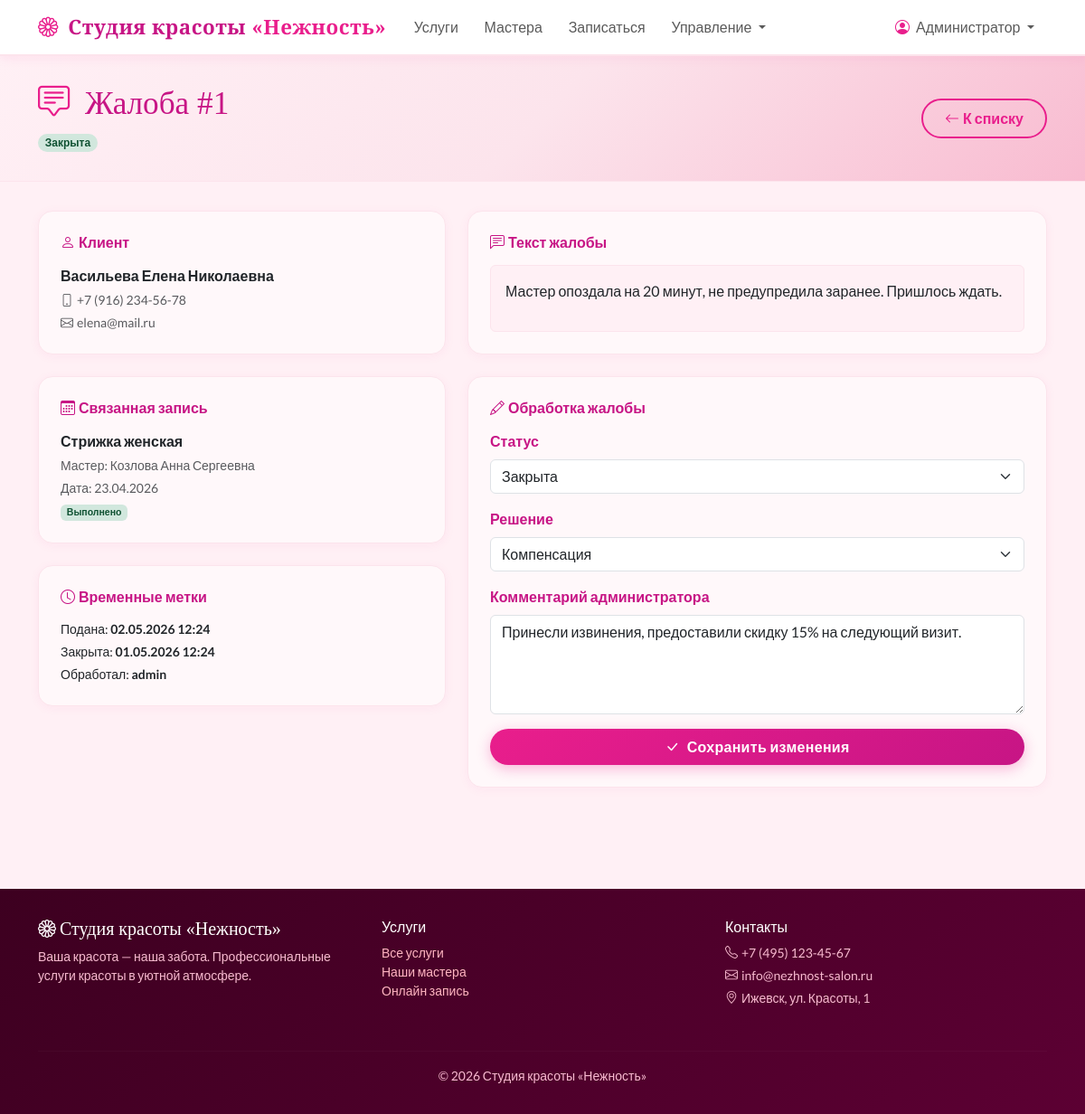
Screenshot of /complaints/admin/1/ (signed in) with the database file from the repository.
### apps/complaints/models.py (models this page shows, shortened)
class Complaint(models.Model):
    STATUS_NEW = 'new'
    STATUS_IN_PROGRESS = 'in_progress'
    STATUS_CLOSED = 'closed'
    STATUS_CHOICES = [
        (STATUS_NEW, 'Новая'),
        (STATUS_IN_PROGRESS, 'В работе'),
        (STATUS_CLOSED, 'Закрыта'),
    ]
    RESOLUTION_REFUSAL = 'refusal'
    RESOLUTION_COMPENSATION = 'compensation'
    RESOLUTION_CHOICES = [
        (RESOLUTION_REFUSAL, 'Отказ'),
        (RESOLUTION_COMPENSATION, 'Компенсация'),
    ]
    client = models.ForeignKey(Client, on_delete=models.CASCADE, related_name='complaints', verbose_name='Клиент')
    booking = models.ForeignKey(Booking, on_delete=models.SET_NULL, null=True, blank=True, related_name='complaints', verbose_name='Запись')
    text = models.TextField('Текст жалобы')
    status = models.CharField('Статус', max_length=20, choices=STATUS_CHOICES, default=STATUS_NEW)
    resolution = models.CharField('Решение', max_length=20, choices=RESOLUTION_CHOICES, null=True, blank=True)
    admin_comment = models.TextField('Комментарий администратора', blank=True)
    created_at = models.DateTimeField('Дата подачи', auto_now_add=True)
    closed_at = models.DateTimeField('Дата закрытия', null=True, blank=True)
    handled_by = models.ForeignKey(User, on_delete=models.SET_NULL, null=True, blank=True, verbose_name='Обработал')
    class Meta:
        verbose_name = 'Жалоба'
        verbose_name_plural = 'Жалобы'
        ordering = ['-created_at']
    @property
    def is_overdue(self):
        if self.status != self.STATUS_CLOSED:
            from datetime import timedelta
            deadline = self.created_at + timedelta(days=1)
            return timezone.now() > deadline
        return False

### apps/clients/models.py (models this page shows, shortened)
class Client(models.Model):
    user = models.OneToOneField(User, on_delete=models.CASCADE, related_name='client_profile', null=True, blank=True)
    full_name = models.CharField('ФИО', max_length=200)
    phone = models.CharField('Телефон', max_length=20, unique=True)
    email = models.EmailField('Email', blank=True, null=True)
    created_at = models.DateTimeField('Дата регистрации', auto_now_add=True)
    notes = models.TextField('Заметки', blank=True)
    class Meta:
        verbose_name = 'Клиент'
        verbose_name_plural = 'Клиенты'
    def visit_count(self):
        return self.bookings.filter(status='completed').count()
    visit_count.short_description = 'Визитов'

### apps/bookings/models.py (models this page shows, shortened)
class Booking(models.Model):
    STATUS_PENDING = 'pending'
    STATUS_CONFIRMED = 'confirmed'
    STATUS_ARRIVED = 'arrived'
    STATUS_COMPLETED = 'completed'
    STATUS_CANCELLED = 'cancelled'
    STATUS_NO_SHOW = 'no_show'
    STATUS_CHOICES = [
        (STATUS_PENDING, 'Ожидает подтверждения'),
        (STATUS_CONFIRMED, 'Подтверждено'),
        (STATUS_ARRIVED, 'Клиент пришёл'),
        (STATUS_COMPLETED, 'Выполнено'),
        (STATUS_CANCELLED, 'Отменено'),
        (STATUS_NO_SHOW, 'Не явился'),
    ]
    client = models.ForeignKey(Client, on_delete=models.SET_NULL, null=True, blank=True, related_name='bookings', verbose_name='Клиент')
    guest_name = models.CharField('Имя гостя', max_length=100, blank=True)
    guest_phone = models.CharField('Телефон гостя', max_length=20, blank=True)
    master = models.ForeignKey(Master, on_delete=models.CASCADE, related_name='bookings', verbose_name='Мастер')
    service = models.ForeignKey(Service, on_delete=models.CASCADE, verbose_name='Услуга')
    date = models.DateField('Дата')
    start_time = models.TimeField('Время начала')
    end_time = models.TimeField('Время окончания')
    status = models.CharField('Статус', max_length=20, choices=STATUS_CHOICES, default=STATUS_PENDING)
    notes = models.TextField('Примечания клиента', blank=True)
    created_at = models.DateTimeField(auto_now_add=True)
    updated_at = models.DateTimeField(auto_now=True)
    class Meta:
        verbose_name = 'Запись'
        verbose_name_plural = 'Записи'
        ordering = ['date', 'start_time']

### apps/masters/models.py (models this page shows, shortened)
class Service(models.Model):
    CATEGORY_MANICURE = 'manicure'
    CATEGORY_HAIR = 'hair'
    CATEGORY_SKIN = 'skin'
    CATEGORY_BROWS = 'brows'
    CATEGORY_MAKEUP = 'makeup'
    CATEGORY_OTHER = 'other'
    CATEGORY_CHOICES = [
        (CATEGORY_MANICURE, 'Маникюр и педикюр'),
        (CATEGORY_HAIR, 'Волосы'),
        (CATEGORY_SKIN, 'Уход за кожей'),
        (CATEGORY_BROWS, 'Брови и ресницы'),
        (CATEGORY_MAKEUP, 'Макияж'),
        (CATEGORY_OTHER, 'Другое'),
    ]
    name = models.CharField('Название услуги', max_length=200)
    category = models.CharField('Категория', max_length=20, choices=CATEGORY_CHOICES, default=CATEGORY_OTHER)
    photo = models.ImageField('Фото услуги', upload_to='services/', blank=True, null=True)
    duration_minutes = models.PositiveIntegerField('Длительность (мин)')
    price = models.DecimalField('Цена', max_digits=10, decimal_places=2)
    description = models.TextField('Описание', blank=True)
    is_active = models.BooleanField('Активна', default=True)
    class Meta:
        verbose_name = 'Услуга'
        verbose_name_plural = 'Услуги'

class Master(models.Model):
    full_name = models.CharField('ФИО', max_length=200)
    specialization = models.CharField('Специализация', max_length=200)
    photo = models.ImageField('Фото', upload_to='masters/', blank=True, null=True)
    services = models.ManyToManyField(Service, through='MasterService', verbose_name='Услуги')
    bio = models.TextField('О мастере', blank=True)
    is_active = models.BooleanField('Активен', default=True)
    class Meta:
        verbose_name = 'Мастер'
        verbose_name_plural = 'Мастера'

### apps/complaints/views.py (the view)
# urls.py: path('admin/<int:pk>/', views.complaint_detail, name='complaint_detail'),
@staff_member_required
def complaint_detail(request, pk):
    complaint = get_object_or_404(Complaint, pk=pk)
    if request.method == 'POST':
        form = ComplaintResolveForm(request.POST, instance=complaint)
        if form.is_valid():
            c = form.save(commit=False)
            c.handled_by = request.user
            if c.status == 'closed' and not c.closed_at:
                c.closed_at = timezone.now()
            c.save()
            messages.success(request, 'Жалоба обновлена.')
            return redirect('complaint_detail', pk=pk)
    else:
        form = ComplaintResolveForm(instance=complaint)
    return render(request, 'admin_panel/complaint_detail.html', {
        'complaint': complaint,
        'form': form,
    })

### templates/admin_panel/complaint_detail.html (shortened to what this page needs)
{% extends 'base.html' %}
{% block content %}
<div class="page-header">
    <div class="container">
        <div class="d-flex justify-content-between align-items-center">
            <div>
                <h1><i class="bi bi-chat-square-text me-2" style="color: var(--pink-primary);"></i>
                    Жалоба #{{ complaint.pk }}
                </h1>
                <p class="text-muted mb-0">
                    <span class="badge badge-complaint-{{ complaint.status }} rounded-pill">
                        {{ complaint.get_status_display }}
                    </span>
                </p>
            </div>
            <a href="/complaints/admin/list/" class="btn btn-pink-outline">
                <i class="bi bi-arrow-left me-1"></i>К списку
            </a>
        </div>
    </div>
</div>
<div class="container pb-5">
    <div class="row g-4">
        <div class="col-lg-5">
            <div class="card p-4 mb-4">
                <h6 class="fw-bold mb-3" style="color: var(--pink-dark);">
                    <i class="bi bi-person me-1"></i>Клиент
                </h6>
                <p class="mb-1"><strong>{{ complaint.client.full_name }}</strong></p>
                <p class="mb-1 text-muted small"><i class="bi bi-phone me-1"></i>{{ complaint.client.phone }}</p>
                {% if complaint.client.email %}
                <p class="mb-0 text-muted small"><i class="bi bi-envelope me-1"></i>{{ complaint.client.email }}</p>
                {% endif %}
            </div>
            {% if complaint.booking %}
            <div class="card p-4 mb-4">
                <h6 class="fw-bold mb-3" style="color: var(--pink-dark);">
                    <i class="bi bi-calendar3 me-1"></i>Связанная запись
                </h6>
                <p class="mb-1"><strong>{{ complaint.booking.service.name }}</strong></p>
                <p class="mb-1 text-muted small">Мастер: {{ complaint.booking.master.full_name }}</p>
                <p class="mb-1 text-muted small">Дата: {{ complaint.booking.date|date:"d.m.Y" }}</p>
                <p class="mb-0 text-muted small">
                    <span class="badge badge-status-{{ complaint.booking.status }}">{{ complaint.booking.get_status_display }}</span>
                </p>
            </div>
            {% endif %}
            <div class="card p-4">
                <h6 class="fw-bold mb-3" style="color: var(--pink-dark);">
                    <i class="bi bi-clock me-1"></i>Временные метки
                </h6>
                <p class="mb-1 small">Подана: <strong>{{ complaint.created_at|date:"d.m.Y H:i" }}</strong></p>
                {% if complaint.closed_at %}
                <p class="mb-1 small">Закрыта: <strong>{{ complaint.closed_at|date:"d.m.Y H:i" }}</strong></p>
                {% endif %}
                {% if complaint.handled_by %}
                <p class="mb-0 small">Обработал: <strong>{{ complaint.handled_by }}</strong></p>
                {% endif %}
            </div>
        </div>
        <div class="col-lg-7">
            <div class="card p-4 mb-4">
                <h6 class="fw-bold mb-3" style="color: var(--pink-dark);">
                    <i class="bi bi-chat-left-text me-1"></i>Текст жалобы
                </h6>
                <div class="p-3 rounded" style="background: var(--pink-lightest); border: 1px solid var(--pink-border);">
                    {{ complaint.text|linebreaks }}
                </div>
            </div>
            <div class="card p-4">
                <h6 class="fw-bold mb-3" style="color: var(--pink-dark);">
                    <i class="bi bi-pencil me-1"></i>Обработка жалобы
                </h6>
                <form method="post">
                    {% for field in form %}
                    <div class="mb-3">
                        <label class="form-label">{{ field.label }}</label>
                        {{ field }}
                    </div>
                    {% endfor %}
                    <div class="d-grid">
                        <button type="submit" class="btn btn-pink">
                            <i class="bi bi-check-lg me-2"></i>Сохранить изменения
                        </button>
                    </div>
                </form>
            </div>
        </div>
    </div>
</div>
{% endblock %}

### templates/base.html (shortened to what this page needs)
<!DOCTYPE html>
<html lang="ru">
<head>
    <link href="https://cdn.jsdelivr.net/npm/bootstrap@5.3.0/dist/css/bootstrap.min.css" rel="stylesheet">
    <link href="https://cdn.jsdelivr.net/npm/bootstrap-icons@1.11.0/font/bootstrap-icons.css" rel="stylesheet">
</head>
<body>
    <nav class="navbar navbar-expand-lg sticky-top">
        <div class="container">
            <a class="navbar-brand" href="/">
                <i class="bi bi-flower1 me-1" style="color: var(--pink-primary);"></i>
                Студия красоты <span>«Нежность»</span>
            </a>
            <div class="collapse navbar-collapse" id="navbarMain">
                <ul class="navbar-nav me-auto mb-2 mb-lg-0">
                    <li class="nav-item">
                        <a class="nav-link" href="/services/">
                            Услуги
                        </a>
                    </li>
                    <li class="nav-item">
                        <a class="nav-link" href="/masters/">
                            Мастера
                        </a>
                    </li>
                    {% if user.is_authenticated %}
                    <li class="nav-item">
                        <a class="nav-link" href="/bookings/book/">
                            Записаться
                        </a>
                    </li>
                    {% endif %}
                    {% if user.is_staff %}
                    <li class="nav-item dropdown">
                        <a class="nav-link dropdown-toggle" href="#" data-bs-toggle="dropdown">
                            Управление
                        </a>
                    </li>
                    {% endif %}
                </ul>
                <ul class="navbar-nav ms-auto">
                    {% if user.is_authenticated %}
                    <li class="nav-item dropdown">
                        <a class="nav-link dropdown-toggle" href="#" data-bs-toggle="dropdown">
                            <i class="bi bi-person-circle me-1" style="color: var(--pink-primary);"></i>
                            {{ user.get_full_name|default:user.username }}
                        </a>
                    </li>
                    {% endif %}
                </ul>
            </div>
        </div>
    </nav>
    <main>
        {% block content %}{% endblock %}
    </main>
    <footer>
        <div class="container">
            <div class="row">
                <div class="col-md-4 mb-3">
                    <h5 class="text-white" style="font-family: 'Playfair Display', serif;">
                        <i class="bi bi-flower1 me-1"></i>Студия красоты «Нежность»
                    </h5>
                    <p class="small">Ваша красота — наша забота. Профессиональные услуги красоты в уютной атмосфере.</p>
                </div>
                <div class="col-md-4 mb-3">
                    <h6 class="text-white">Услуги</h6>
                    <ul class="list-unstyled small">
                        <li><a href="/services/">Все услуги</a></li>
                        <li><a href="/masters/">Наши мастера</a></li>
                        <li><a href="/bookings/book/">Онлайн запись</a></li>
                    </ul>
                </div>
                <div class="col-md-4 mb-3">
                    <h6 class="text-white">Контакты</h6>
                    <p class="small mb-1"><i class="bi bi-telephone me-1"></i>+7 (495) 123-45-67</p>
                    <p class="small mb-1"><i class="bi bi-envelope me-1"></i>info@nezhnost-salon.ru</p>
                    <p class="small"><i class="bi bi-geo-alt me-1"></i>Ижевск, ул. Красоты, 1</p>
                </div>
            </div>
            <hr style="border-color: rgba(255,255,255,0.1);">
            <div class="text-center small">
                <p class="mb-0">&copy; 2026 Студия красоты «Нежность»</p>
            </div>
        </div>
    </footer>
</body>
</html>

### rows the page displays
Complaint: pk "1", status "Закрыта", client.full_name "Васильева Елена Николаевна", client.phone "+7 (916) 234-56-78", client.email "elena@mail.ru", booking.service.name "Стрижка женская", booking.master.full_name "Козлова Анна Сергеевна", booking "23.04.2026", booking.status "Выполнено", created_at "02.05.2026 12:24", closed_at "01.05.2026 12:24", handled_by "admin", text "Мастер опоздала на 20 минут, не предупредила заранее. Пришлось ждать.", form "Закрыта" "Компенсация" "Принесли извинения, предоставили скидку 15% на следующий визит."

### other values shown
{{ user.get_full_name|default:user.username }} "Администратор"
{{ field.label }} "Статус" "Решение" "Комментарий администратора"
